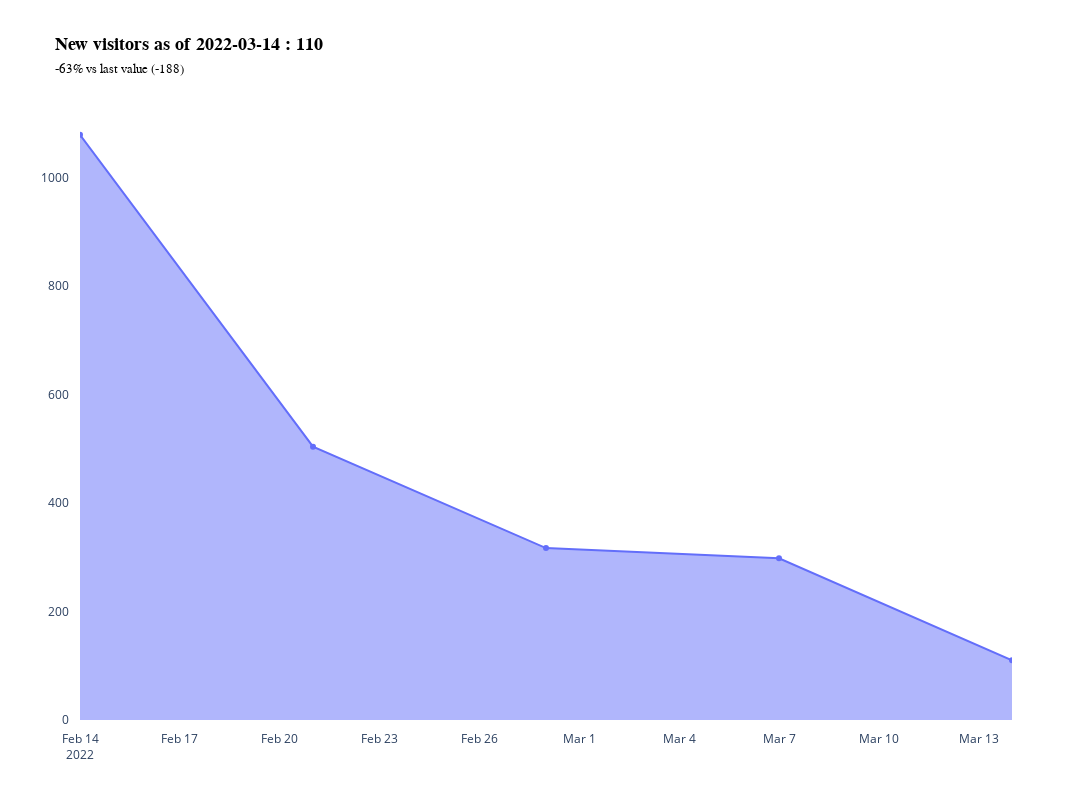

Notebook source saved alongside this figure:
### Markdown cell above
### Plotting linechart

### Code cell
def create_linechart(df: pd.DataFrame, label, value, varv, varp, title):
    """
    Plot linechart as an area chart in Plotly.
    """
    # Prep data
    df["VALUE_D"] = df[value].map("{:,.0f}".format).str.replace(",", " ")
    df["VARV_D"] = df[varv].map("{:,.0f}".format).str.replace(",", " ")
    df.loc[df[varv] > 0, "VARV_D"] = "+" + df["VARV_D"]
    df["VARP_D"] = df[varp].map("{:,.0%}".format).str.replace(",", " ")
    df.loc[df[varp] > 0, "VARP_D"] = "+" + df["VARP_D"]    

    # Create hovertext
    df["TEXT"] = (f"<b>{title} as of " + df[label].astype(str) + " : " + df["VALUE_D"] + "</b><br><span style='font-size: 13px;'>" + df["VARP_D"] + " vs last value (" + df["VARV_D"] + ")</span>")
    
    # Get subtitle
    title_display = df.loc[df.index[-1], "TEXT"] 
    
    # Create data
    data = go.Scatter(
        x=df[label],
        y=df[value],
        stackgroup="one",
        text=df["TEXT"],
        hoverinfo="text",
    )
    
    # Create layout
    layout = go.Layout(
        title=title_display,
        title_font=dict(family="Arial", size=18, color="black"),
        plot_bgcolor="#ffffff",
        width=1200,
        height=800,
        margin_pad=10,
    )
    fig = go.Figure(data=data, layout=layout)
    fig.update_traces(mode='lines+markers')
    return fig

fig = create_linechart(df, "DATE", "VALUE", "VARV", "VARP", title)
fig

### Figure 1 — Plotly figure (JSON) as saved in the notebook; plotly's stock layout.template omitted (floating-point values rounded to 4 significant figures)
{"data": [{"hoverinfo": "text", "mode": "lines+markers", "stackgroup": "one", "text": ["<b>New visitors as of 2022-02-14 : 1 079</b><br><span style='font-size: 13px;'>+inf% vs last value (+1 079)</span>", "<b>New visitors as of 2022-02-21 : 504</b><br><span style='font-size: 13px;'>-53% vs last value (-575)</span>", "<b>New visitors as of 2022-02-28 : 317</b><br><span style='font-size: 13px;'>-37% vs last value (-187)</span>", "<b>New visitors as of 2022-03-07 : 298</b><br><span style='font-size: 13px;'>-6% vs last value (-19)</span>", "<b>New visitors as of 2022-03-14 : 110</b><br><span style='font-size: 13px;'>-63% vs last value (-188)</span>"], "type": "scatter", "x": ["2022-02-14T00:00:00", "2022-02-21T00:00:00", "2022-02-28T00:00:00", "2022-03-07T00:00:00", "2022-03-14T00:00:00"], "y": [1079, 504, 317, 298, 110]}], "layout": {"height": 800, "margin": {"pad": 10}, "plot_bgcolor": "#ffffff", "title": {"font": {"color": "black", "family": "Arial", "size": 18}, "text": "<b>New visitors as of 2022-03-14 : 110</b><br><span style='font-size: 13px;'>-63% vs last value (-188)</span>"}, "width": 1200, "xaxis": {"autorange": true, "range": ["2022-02-14", "2022-03-14"], "type": "date"}, "yaxis": {"autorange": true, "range": [0, 1143.0], "type": "linear"}}}
